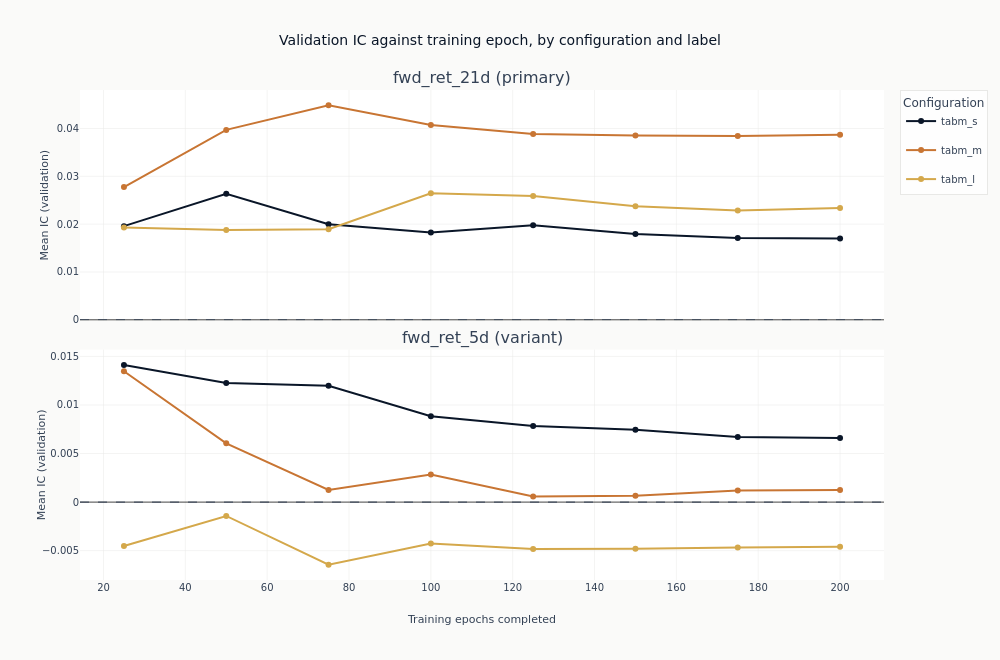

Notebook source saved alongside this figure:
### Markdown cell above
### What more training does

Each line traces one configuration's out-of-sample IC as epochs are added to it. This is the
figure the checkpoint dimension exists to produce, and it separates two things a single
end-of-training number cannot.

A line that rises and then falls has an interior optimum: the network was still learning, then
began fitting the training window at the expense of the validation folds. A line that wanders
around zero without trend never had anything to learn in the first place, and its highest point
is wherever the noise happened to peak. Both produce a respectable-looking maximum, which is why
the maximum is not what a configuration is judged on.

One panel per label, each with its own vertical scale, because a horizon that has something to
learn and one that does not would be averaged into a single indistinct band if they shared axes.

### Code cell
curves = catalog.filter("full_coverage").sort("label", "config_name", "checkpoint_value")
charted = set(curves.get_column("config_name"))
# Menu order, which is the order the frame in section 1 showed and the order the presets step
# capacity in. Sorting on the formatted parameter string instead would order 128 before 64.
config_order = [
    name
    for name in configs.get_column("config_name").unique(maintain_order=True)
    if name in charted
]
# One colour per configuration, so the same configuration keeps its colour in both figures. Three
# configurations against three distinct line colours; a fourth would need a fourth colour rather
# than a wrapped palette that gives two configurations the same swatch.
line_colors = [COLORS["blue"], COLORS["copper"], COLORS["amber"], COLORS["positive"]]
if len(config_order) > len(line_colors):
    raise ValueError(
        f"{len(config_order)} configurations against {len(line_colors)} distinct line colours; "
        "add colours rather than letting two configurations share one"
    )
color_of = dict(zip(config_order, line_colors, strict=False))

fig_curves = make_subplots(
    rows=len(panel_labels),
    cols=1,
    shared_xaxes=True,
    vertical_spacing=0.06,
    subplot_titles=[
        f"{label} ({'primary' if label == primary else 'variant'})" for label in panel_labels
    ],
)
for row, label in enumerate(panel_labels, start=1):
    panel = curves.filter(pl.col("label") == label)
    for config_name in config_order:
        series = panel.filter(pl.col("config_name") == config_name).sort("checkpoint_value")
        if not series.height:
            continue
        fig_curves.add_trace(
            go.Scatter(
                x=series.get_column("checkpoint_value").to_list(),
                y=series.get_column("ic_mean").to_list(),
                mode="lines+markers",
                name=config_name,
                legendgroup=config_name,
                showlegend=row == 1,
                line=dict(color=color_of[config_name], width=2),
                marker=dict(size=6, color=color_of[config_name]),
            ),
            row=row,
            col=1,
        )
    fig_curves.add_hline(
        y=0, line_width=1, line_dash="dash", line_color=COLORS["neutral"], row=row, col=1
    )
    fig_curves.update_yaxes(title_text="Mean IC (validation)", row=row, col=1)
fig_curves.update_xaxes(title_text="Training epochs completed", row=len(panel_labels), col=1)
fig_curves.update_layout(
    title="Validation IC against training epoch, by configuration and label",
    height=330 * len(panel_labels),
    width=1000,
    margin=dict(t=90),
    legend=dict(title_text="Configuration"),
)
# The span of each panel and how many of its lines cross zero are facts about the frame, so the
# description reads them rather than asserting them.
panel_facts = {
    row["label"]: row
    for row in curves.group_by("label")
    .agg(
        lowest=pl.col("ic_mean").min(),
        highest=pl.col("ic_mean").max(),
        total=pl.col("config_name").n_unique(),
        below=pl.col("config_name").filter(pl.col("ic_mean") < 0).n_unique(),
    )
    .to_dicts()
}
panel_text = ". ".join(
    "The {} panel spans {:+.3f} to {:+.3f}, with {} of its {} lines dipping below zero at some "
    "checkpoint".format(
        label,
        panel_facts[label]["lowest"],
        panel_facts[label]["highest"],
        panel_facts[label]["below"],
        panel_facts[label]["total"],
    )
    for label in panel_labels
)
show_plotly_with_alt(
    fig_curves,
    "Line charts of mean validation information coefficient against the number of training epochs "
    "completed, one line per configuration in dark navy, copper and gold, with a marker at each "
    "saved checkpoint. One panel per label, each with its own vertical scale and a dashed zero "
    f"line. {panel_text}.",
)

### Figure 1 — Plotly figure (JSON) as saved in the notebook; plotly's stock layout.template omitted (floating-point values rounded to 4 significant figures)
{"data": [{"legendgroup": "tabm_s", "line": {"color": "#0a1628", "width": 2}, "marker": {"color": "#0a1628", "size": 6}, "mode": "lines+markers", "name": "tabm_s", "showlegend": true, "type": "scatter", "x": [25, 50, 75, 100, 125, 150, 175, 200], "xaxis": "x", "y": [0.01957, 0.02635, 0.01996, 0.01827, 0.01979, 0.01791, 0.01708, 0.01701], "yaxis": "y"}, {"legendgroup": "tabm_m", "line": {"color": "#C87533", "width": 2}, "marker": {"color": "#C87533", "size": 6}, "mode": "lines+markers", "name": "tabm_m", "showlegend": true, "type": "scatter", "x": [25, 50, 75, 100, 125, 150, 175, 200], "xaxis": "x", "y": [0.02776, 0.0397, 0.04485, 0.04074, 0.03885, 0.03852, 0.03844, 0.0387], "yaxis": "y"}, {"legendgroup": "tabm_l", "line": {"color": "#D4A84B", "width": 2}, "marker": {"color": "#D4A84B", "size": 6}, "mode": "lines+markers", "name": "tabm_l", "showlegend": true, "type": "scatter", "x": [25, 50, 75, 100, 125, 150, 175, 200], "xaxis": "x", "y": [0.01928, 0.0188, 0.01893, 0.02647, 0.02589, 0.02376, 0.02287, 0.02339], "yaxis": "y"}, {"legendgroup": "tabm_s", "line": {"color": "#0a1628", "width": 2}, "marker": {"color": "#0a1628", "size": 6}, "mode": "lines+markers", "name": "tabm_s", "showlegend": false, "type": "scatter", "x": [25, 50, 75, 100, 125, 150, 175, 200], "xaxis": "x2", "y": [0.01412, 0.01228, 0.01198, 0.00885, 0.007828, 0.007444, 0.006712, 0.006596], "yaxis": "y2"}, {"legendgroup": "tabm_m", "line": {"color": "#C87533", "width": 2}, "marker": {"color": "#C87533", "size": 6}, "mode": "lines+markers", "name": "tabm_m", "showlegend": false, "type": "scatter", "x": [25, 50, 75, 100, 125, 150, 175, 200], "xaxis": "x2", "y": [0.01348, 0.006055, 0.001247, 0.002852, 0.0005678, 0.000644, 0.001183, 0.001252], "yaxis": "y2"}, {"legendgroup": "tabm_l", "line": {"color": "#D4A84B", "width": 2}, "marker": {"color": "#D4A84B", "size": 6}, "mode": "lines+markers", "name": "tabm_l", "showlegend": false, "type": "scatter", "x": [25, 50, 75, 100, 125, 150, 175, 200], "xaxis": "x2", "y": [-0.004515, -0.001424, -0.006447, -0.00427, -0.004839, -0.0048, -0.004661, -0.004585], "yaxis": "y2"}], "layout": {"annotations": [{"font": {"size": 16}, "showarrow": false, "text": "fwd_ret_21d (primary)", "x": 0.5, "xanchor": "center", "xref": "paper", "y": 1.0, "yanchor": "bottom", "yref": "paper"}, {"font": {"size": 16}, "showarrow": false, "text": "fwd_ret_5d (variant)", "x": 0.5, "xanchor": "center", "xref": "paper", "y": 0.47, "yanchor": "bottom", "yref": "paper"}], "height": 660, "legend": {"title": {"text": "Configuration"}}, "margin": {"t": 90}, "shapes": [{"line": {"color": "#334155", "dash": "dash", "width": 1}, "type": "line", "x0": 0, "x1": 1, "xref": "x domain", "y0": 0, "y1": 0, "yref": "y"}, {"line": {"color": "#334155", "dash": "dash", "width": 1}, "type": "line", "x0": 0, "x1": 1, "xref": "x2 domain", "y0": 0, "y1": 0, "yref": "y2"}], "title": {"text": "Validation IC against training epoch, by configuration and label"}, "width": 1000, "xaxis": {"anchor": "y", "domain": [0.0, 1.0], "matches": "x2", "showticklabels": false}, "xaxis2": {"anchor": "y2", "domain": [0.0, 1.0], "title": {"text": "Training epochs completed"}}, "yaxis": {"anchor": "x", "domain": [0.53, 1.0], "title": {"text": "Mean IC (validation)"}}, "yaxis2": {"anchor": "x2", "domain": [0.0, 0.47], "title": {"text": "Mean IC (validation)"}}}}
